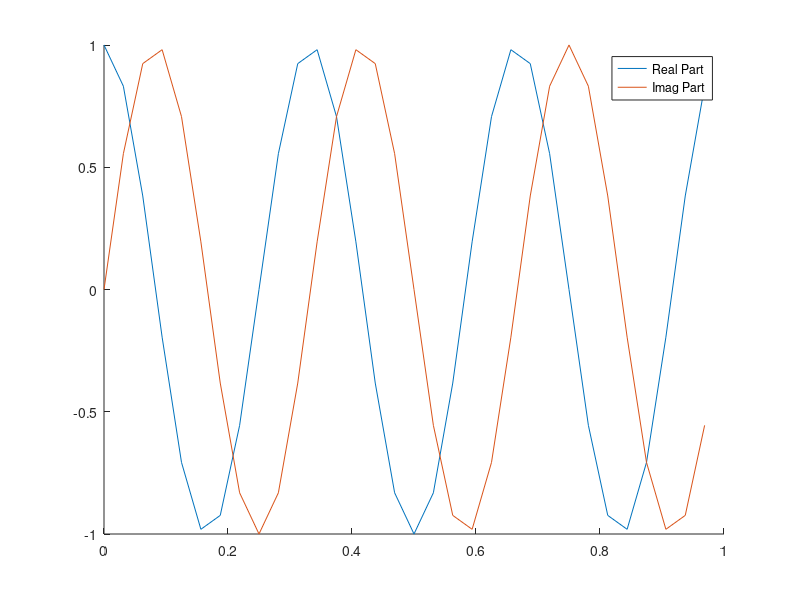

Here is the MATLAB script that generated this plot: (Note: this script raises an error after producing the figure.)
clear; close all;

ns = 2^5;
T = 1;
k = 6*pi;
domain = linspace(0, 1, ns+1);
domain = domain(1:ns);
% psi0 = exp(-40*(domain-0.5).^2 + 2i*pi*domain); psi0 = psi0/trapz(domain, psi0);
psi0 = exp(1i*k*domain);

%% Plot IC
figure; hold on;
plot(domain, real(psi0));
plot(domain, imag(psi0));
legend('Real Part', 'Imag Part')

%% Spectral differentiation with method of lines
[t, y] = ode23(@(t,y)ode_func(t,y,ns), [0 T], psi0);

%% Finite differences with method of lines
e = ones(ns,1);
ds = domain(2)-domain(1);
D2 = spdiags([e -2*e e], -1:1, ns, ns);
D2(1,ns) = 1; D2(ns,1) = 1;
D2 = D2/ds^2;
tspan = [0, T];
ode_func = @(t,y) 1i*(0.5*(abs(y).^2).*y + D2*y);
[t,y] = ode45(ode_func, tspan, psi0);

%% Plot
figure;
exact = @(t,x) exp(1i*(k*x - (k^2-0.5)*t)); % wave speed is still too fast. why?
for j = 1:3:length(t)
    plot(domain, real(y(j,:)), 'LineWidth', 2);
    hold on;
    plot(domain, imag(y(j,:)), 'LineWidth', 2);
    soln = exact(t(j),domain);
    plot(domain, real(soln), 'LineWidth', 2);
    plot(domain, imag(soln), 'LineWidth', 2);
    legend('Real Part (Numerical)', 'Imag Part (Numerical)', 'Real Part (Exact)', 'Imag Part (Exact)');
    ylim([-5 5])
    title(['$t=',num2str(t(j)),'$'],'Interpreter', 'latex');
    drawnow
    hold off;
    pause(0.05)
end

%% Exact Solution
exact = @(t,x) exp(1i*(k*x + (k^2-0.5)*t));
figure;
for j=1:2:length(t)
    soln = exact(t(j),domain);
    plot(domain, real(soln));
    hold on;
    plot(domain, imag(soln));
    title(['$t=',num2str(t(j)),'$'],'Interpreter', 'latex');
    drawnow;
    hold off;
end


% function rhs = ode_func(t,y,ns)
% 
% % Make sure y is a column vector
% y = y(:);
% kvec = [0:ns/2, -ns/2+1:-1]';
% rhs = 1i*(0.5*(abs(y).^2).*y + ifft(-kvec.^2 .* fft(y)));
% 
% end
